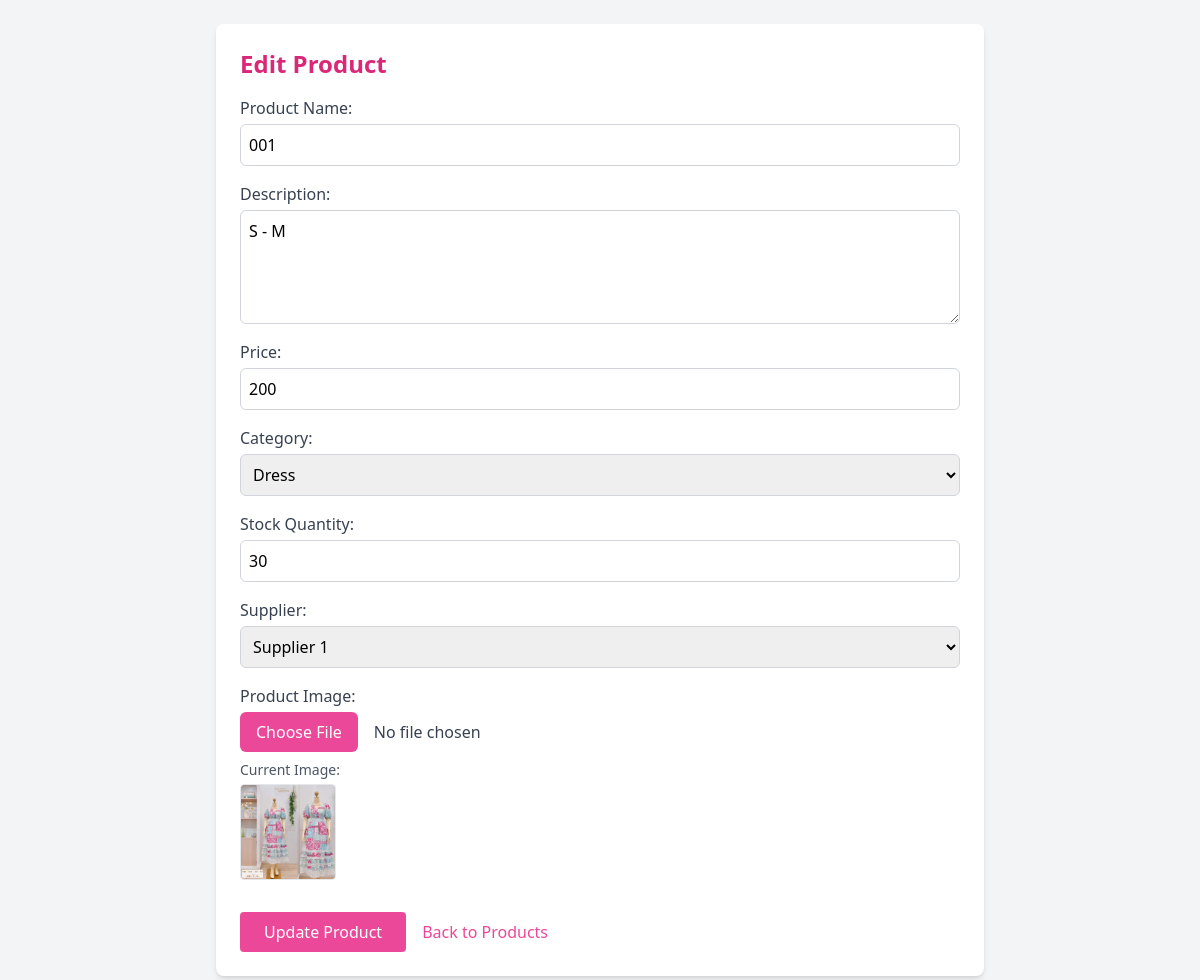
Page /edit_product.php?id=1 on the committed database.
### tables this page shows
CREATE TABLE `products` (
  `product_id` int(11) NOT NULL,
  `product_name` varchar(255) DEFAULT NULL,
  `description` text DEFAULT NULL,
  `price_id` int(11) DEFAULT NULL,
  `stocks` int(11) DEFAULT NULL,
  `category_id` int(11) DEFAULT NULL,
  `image_url` varchar(255) DEFAULT NULL,
  `created_at` timestamp NOT NULL DEFAULT current_timestamp(),
  `supplier_id` int(11) DEFAULT NULL
);

### edit_product.php (the view, shortened to what this page needs)
<?php
require 'conn.php';
$product_id = intval($_GET['id']);
$sql = "SELECT * FROM products WHERE product_id = ?";
$stmt = $conn->prepare($sql);
$stmt->bind_param("i", $product_id);
$stmt->execute();
$result = $stmt->get_result();
$product = $result->fetch_assoc();
$category_query = "SELECT category_id, category_name FROM categories";
$category_result = $conn->query($category_query);
$supplier_query = "SELECT supplier_id, supplier_name FROM suppliers";
$supplier_result = $conn->query($supplier_query);
?>
<!DOCTYPE html>
<html lang="en">
<head>
    <script src="https://cdn.tailwindcss.com"></script>
</head>
<body class="bg-gray-100 min-h-screen p-6">
    <div class="max-w-3xl mx-auto bg-white p-6 rounded-lg shadow-md">
        <h2 class="text-2xl font-bold text-pink-600 mb-4">Edit Product</h2>
        <form action="edit_product.php?id=<?php echo $product_id; ?>" method="POST" enctype="multipart/form-data" class="space-y-4">
            <div>
                <label class="block font-medium text-gray-700">Product Name:</label>
                <input type="text" name="product_name" required
                    value="<?php echo htmlspecialchars($product['product_name']); ?>"
                    class="mt-1 block w-full border border-gray-300 rounded-md p-2 focus:outline-none focus:ring-2 focus:ring-pink-400">
            </div>
            <div>
                <label class="block font-medium text-gray-700">Description:</label>
                <textarea name="description" rows="4" required
                    class="mt-1 block w-full border border-gray-300 rounded-md p-2 focus:outline-none focus:ring-2 focus:ring-pink-400"><?php echo htmlspecialchars($product['description']); ?></textarea>
            </div>
            <div>
                <label class="block font-medium text-gray-700">Price:</label>
                <input type="number" step="0.01" name="price" required
                    value="<?php echo $product['price_id']; ?>"
                    class="mt-1 block w-full border border-gray-300 rounded-md p-2 focus:outline-none focus:ring-2 focus:ring-pink-400">
            </div>
            <div>
                <label class="block font-medium text-gray-700">Category:</label>
                <select name="category" required
                    class="mt-1 block w-full border border-gray-300 rounded-md p-2 focus:outline-none focus:ring-2 focus:ring-pink-400">
                    <?php
                    if ($category_result->num_rows > 0) {
                        while ($row = $category_result->fetch_assoc()) {
                            $selected = ($product['category_id'] == $row['category_id']) ? "selected" : "";
                            echo "<option value='" . $row['category_id'] . "' $selected>" . htmlspecialchars($row['category_name']) . "</option>";
                        }
                    } else {
                        echo "<option value=''>No categories available</option>";
                    }
                    ?>
                </select>
            </div>
            <div>
                <label class="block font-medium text-gray-700">Stock Quantity:</label>
                <input type="number" name="stocks" required
                    value="<?php echo $product['stocks']; ?>"
                    class="mt-1 block w-full border border-gray-300 rounded-md p-2 focus:outline-none focus:ring-2 focus:ring-pink-400">
            </div>
            <div>
                <label class="block font-medium text-gray-700">Supplier:</label>
                <select name="supplier" required
                    class="mt-1 block w-full border border-gray-300 rounded-md p-2 focus:outline-none focus:ring-2 focus:ring-pink-400">
                    <?php
                    if ($supplier_result->num_rows > 0) {
                        while ($row = $supplier_result->fetch_assoc()) {
                            $selected = ($product['supplier_id'] == $row['supplier_id']) ? "selected" : "";
                            echo "<option value='" . $row['supplier_id'] . "' $selected>" . htmlspecialchars($row['supplier_name']) . "</option>";
                        }
                    } else {
                        echo "<option value=''>No suppliers available</option>";
                    }
                    ?>
                </select>
            </div>
            <div>
                <label class="block font-medium text-gray-700">Product Image:</label>
                <input type="file" name="image" accept="image/*"
                    class="mt-1 block w-full text-gray-700 file:mr-4 file:py-2 file:px-4 file:rounded-md file:border-0 file:bg-pink-500 file:text-white hover:file:bg-pink-600">
                <?php if (!empty($product['image_url'])): ?>
                    <p class="mt-2 text-sm text-gray-600">Current Image:</p>
                    <img src="<?php echo htmlspecialchars($product['image_url']); ?>" alt="Product Image" class="mt-1 w-24 h-24 rounded border">
                <?php endif; ?>
            </div>
            <div class="flex gap-4 pt-4">
                <input type="submit" value="Update Product"
                    class="bg-pink-500 text-white px-6 py-2 rounded hover:bg-pink-600 transition-all cursor-pointer">
                <a href="products.php"
                    class="text-pink-500 hover:underline self-center">Back to Products</a>
            </div>
        </form>
    </div>
</body>
</html>

### rows in the picture
products: product_name "001", description "S - M", price "200", stocks "30", image_url (picture)

### other values in the picture
form field category "Dress"
form field supplier "Supplier 1"
